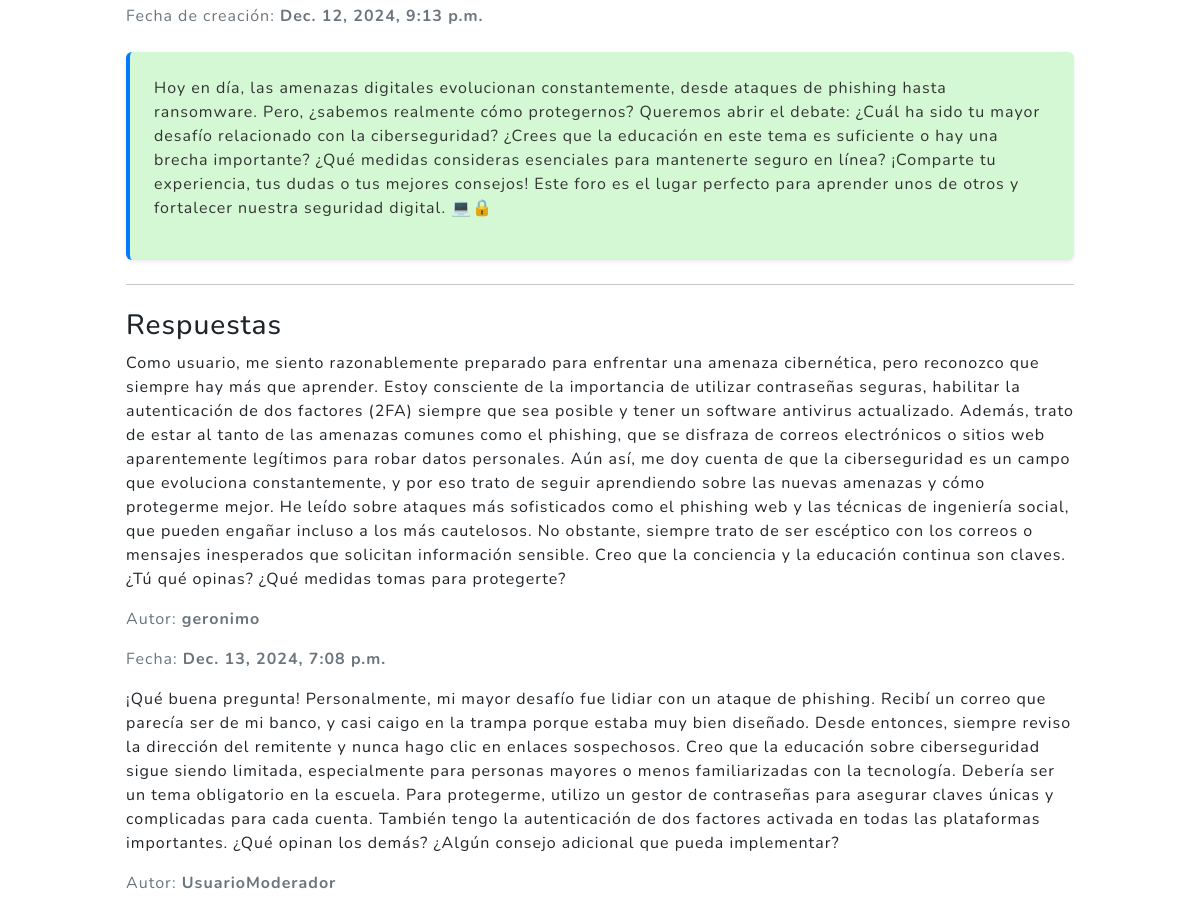
/pregunta/1/ (middle part), run on an earlier commit of the app's database.
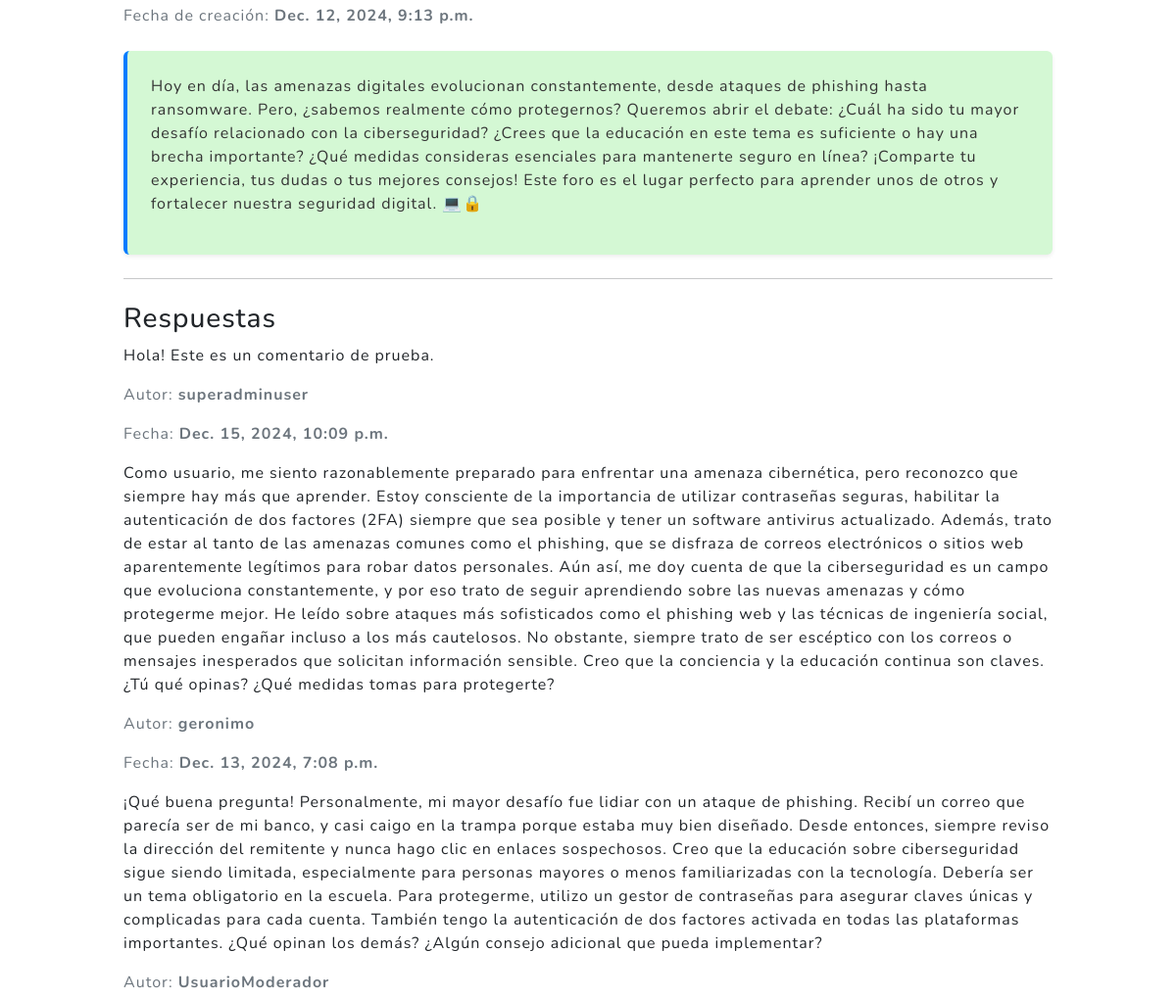
And on a later commit of the database.
### AppGero/models.py (models this page shows, shortened)
class Respuesta(models.Model):
    pregunta = models.ForeignKey(Pregunta, related_name='respuestas', on_delete=models.CASCADE)
    contenido = models.TextField()
    autor = models.ForeignKey(User, on_delete=models.CASCADE)
    fecha_creacion = models.DateTimeField(auto_now_add=True)

### AppGero/views.py (the view, shortened to what this page needs)
# urls.py: path('pregunta/<int:id>/', views.detalle_pregunta, name='detalle_pregunta'),
def detalle_pregunta(request, id):
    pregunta = get_object_or_404(Pregunta, id=id)
    respuestas = pregunta.respuestas.all().order_by('-fecha_creacion')  # Carga las respuestas ordenadas por fecha
    form = RespuestaForm()  # Crea una instancia del formulario para respuestas
    return render(request, 'appgero/detalle_pregunta.html', {
        'pregunta': pregunta,
        'respuestas': respuestas,
        'form': form,
    })

### AppGero/templates/appgero/detalle_pregunta.html (shortened to what this page needs)
{% extends 'appgero/padre.html' %}
{% block content %}
<div class="container px-4 px-lg-5 py-5">
    <div class="question-header mb-4">
        <p class="text-muted">Fecha de creación: <strong>{{ pregunta.fecha_creacion }}</strong></p>
    </div>
    <div class="question-content mb-4 p-4 rounded shadow-sm" style="background-color: #d4f8d4; color: #333;">
        <p>{{ pregunta.contenido }}</p>
    </div>
    <hr class="my-4">
    <div class="responses">
        <h3 class="text-dark">Respuestas</h3>
        <div class="response-container">
            {% for respuesta in respuestas %}
                <div class="response-item {% cycle 'response-left' 'response-right' %}">
                    <div class="d-flex flex-column">
                        <div class="response-text">
                            <p class="response-content">{{ respuesta.contenido }}</p>
                            <p class="text-muted">Autor: <strong>{{ respuesta.autor.username }}</strong></p>
                            <p class="text-muted">Fecha: <strong>{{ respuesta.fecha_creacion }}</strong></p>
                        </div>
                    </div>
                </div>
            {% empty %}
                <p class="text-muted">No hay respuestas aún. ¡Sé el primero en responder!</p>
            {% endfor %}
        </div>
    </div>
</div>
{% endblock %}

What changed in the data, as far as the page shows it:
added Respuesta: contenido "Hola! Este es un comentario de prueba.", autor.username "superadminuser", fecha_creacion "Dec. 15, 2024, 10:09 p.m."
